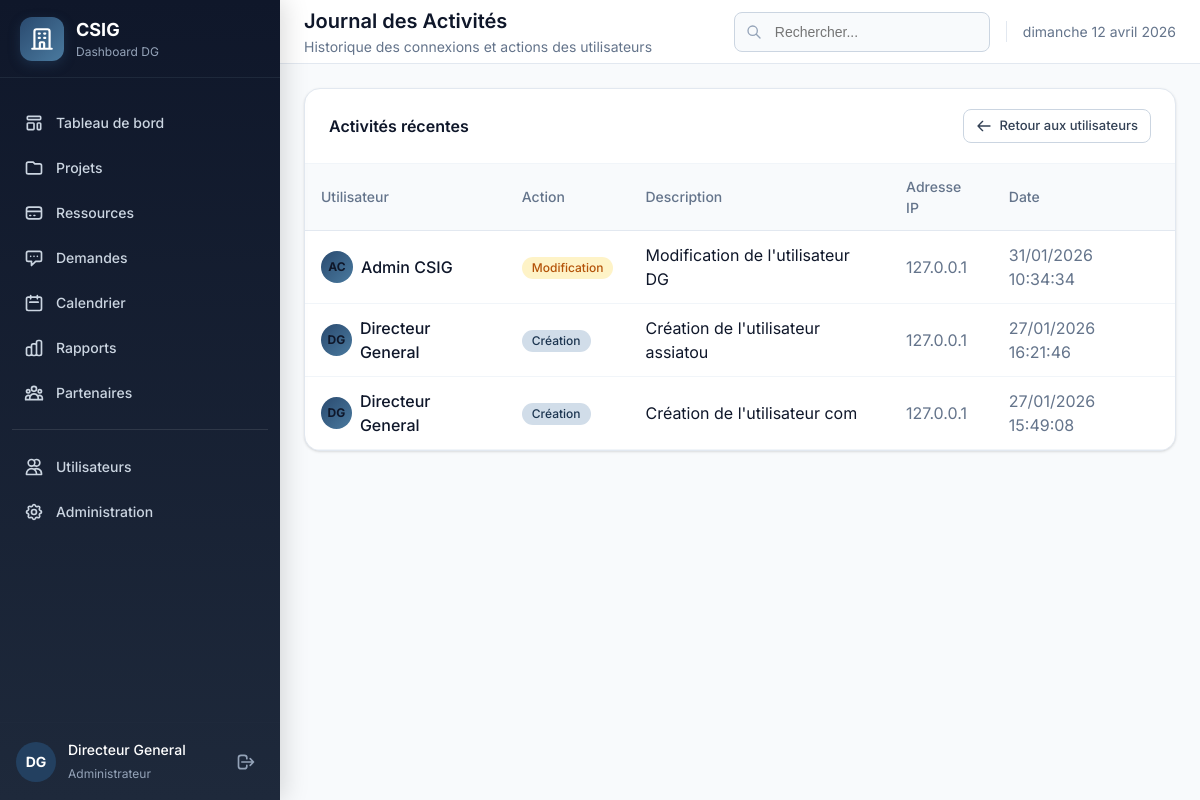
/utilisateurs/activites/ (signed in), run on the app's committed database.
### core/models.py (models this page shows, shortened)
class UserProfile(models.Model):
    ROLE_CHOICES = [
        ('admin', 'Administrateur'),
        ('directeur_general', 'Directeur Général'),
        ('directeur', 'Directeur'),
        ('chef_projet', 'Chef de Projet'),
        ('employe', 'Employé'),
        ('visiteur', 'Visiteur'),
    ]
    user = models.OneToOneField(User, on_delete=models.CASCADE, related_name='profile')
    role = models.CharField(max_length=20, choices=ROLE_CHOICES, default='visiteur', verbose_name="Rôle")
    direction = models.ForeignKey('Direction', on_delete=models.SET_NULL, null=True, blank=True,
                                   related_name='users', verbose_name="Direction")
    phone = models.CharField(max_length=20, blank=True, verbose_name="Téléphone")
    avatar = models.ImageField(upload_to='avatars/', null=True, blank=True, verbose_name="Photo")
    is_active_profile = models.BooleanField(default=True, verbose_name="Profil actif")
    created_at = models.DateTimeField(auto_now_add=True)
    updated_at = models.DateTimeField(auto_now=True)
    class Meta:
        verbose_name = "Profil utilisateur"
        verbose_name_plural = "Profils utilisateurs"
    def get_initials(self):
        if self.user.first_name and self.user.last_name:
            return f"{self.user.first_name[0]}{self.user.last_name[0]}".upper()
        return self.user.username[:2].upper()
    def is_admin(self):
        return self.role == 'admin'
    def can_manage_users(self):
        return self.role in ['admin', 'directeur_general']
    def can_manage_budgets(self):
        return self.role in ['admin', 'directeur_general', 'directeur']
    def can_approve_requests(self):
        return self.role in ['admin', 'directeur_general']
    def can_manage_projects(self):
        return self.role in ['admin', 'directeur_general', 'directeur', 'chef_projet']
    def can_view_reports(self):
        return self.role in ['admin', 'directeur_general', 'directeur', 'chef_projet']
    def can_manage_partners(self):
        return self.role in ['admin', 'directeur_general', 'directeur']

class UserActivity(models.Model):
    ACTION_CHOICES = [
        ('login', 'Connexion'),
        ('logout', 'Déconnexion'),
        ('create', 'Création'),
        ('update', 'Modification'),
        ('delete', 'Suppression'),
        ('view', 'Consultation'),
    ]
    user = models.ForeignKey(User, on_delete=models.CASCADE, related_name='activities', verbose_name="Utilisateur")
    action = models.CharField(max_length=20, choices=ACTION_CHOICES, verbose_name="Action")
    description = models.TextField(blank=True, verbose_name="Description")
    ip_address = models.GenericIPAddressField(null=True, blank=True, verbose_name="Adresse IP")
    user_agent = models.TextField(blank=True, verbose_name="Navigateur")
    created_at = models.DateTimeField(auto_now_add=True, verbose_name="Date")
    class Meta:
        verbose_name = "Activité utilisateur"
        verbose_name_plural = "Activités utilisateurs"
        ordering = ['-created_at']

### core/views.py (the view)
# urls.py: path('utilisateurs/activites/', views.user_activities, name='user_activities'),
@login_required
def user_activities(request):
    from .models import UserActivity
    if not request.user.profile.can_manage_users():
        messages.error(request, "Vous n'avez pas les permissions.")
        return redirect('core:dashboard')
    activities = UserActivity.objects.select_related('user').all()[:100]
    context = {
        'activities': activities,
    }
    return render(request, 'core/users/activities.html', context)

### templates/core/users/activities.html (shortened to what this page needs)
{% extends 'base.html' %}
{% block page_title %}Journal des Activités{% endblock %}
{% block page_subtitle %}Historique des connexions et actions des utilisateurs{% endblock %}
{% block content %}
<div class="card">
    <div class="card-header">
        <h3 class="card-title">Activités récentes</h3>
        <a href="{% url 'core:users_list' %}" class="btn btn-outline btn-sm">
            <svg xmlns="http://www.w3.org/2000/svg" fill="none" viewBox="0 0 24 24" stroke="currentColor" width="16" height="16">
                <path stroke-linecap="round" stroke-linejoin="round" stroke-width="2" d="M10 19l-7-7m0 0l7-7m-7 7h18" />
            </svg>
            Retour aux utilisateurs
        </a>
    </div>
    <div class="card-content" style="padding: 0;">
        <div class="table-container">
            <table>
                <thead>
                    <tr>
                        <th>Utilisateur</th>
                        <th>Action</th>
                        <th>Description</th>
                        <th>Adresse IP</th>
                        <th>Date</th>
                    </tr>
                </thead>
                <tbody>
                    {% for activity in activities %}
                    <tr>
                        <td>
                            <div class="flex items-center gap-2">
                                <div class="sidebar-avatar" style="width: 32px; height: 32px; font-size: 12px; background: linear-gradient(135deg, #2a4a6f, #4a7a9f);">
                                    {% if activity.user.profile %}{{ activity.user.profile.get_initials }}{% else %}{{ activity.user.username|slice:":2"|upper }}{% endif %}
                                </div>
                                <span class="font-medium">{{ activity.user.get_full_name|default:activity.user.username }}</span>
                            </div>
                        </td>
                        <td>
                            <span class="badge {% if activity.action == 'login' %}badge-success{% elif activity.action == 'logout' %}badge-secondary{% elif activity.action == 'create' %}badge-info{% elif activity.action == 'delete' %}badge-danger{% else %}badge-warning{% endif %}">
                                {{ activity.get_action_display }}
                            </span>
                        </td>
                        <td>{{ activity.description|default:"-" }}</td>
                        <td class="text-gray-500">{{ activity.ip_address|default:"-" }}</td>
                        <td class="text-gray-500">{{ activity.created_at|date:"d/m/Y H:i:s" }}</td>
                    </tr>
                    {% empty %}
                    <tr>
                        <td colspan="5" style="text-align: center; padding: 48px;">
                            <p class="text-gray-500">Aucune activité enregistrée</p>
                        </td>
                    </tr>
                    {% endfor %}
                </tbody>
            </table>
        </div>
    </div>
</div>
{% endblock %}

### templates/base.html (shortened to what this page needs)
{% load static %}
<!DOCTYPE html>
<html lang="fr">
<head>
    <link rel="stylesheet" href="{% static 'css/style.css' %}">
</head>
<body>
    <div class="layout">
        <aside class="sidebar">
            <div class="sidebar-header">
                <div class="sidebar-logo">
                    <svg xmlns="http://www.w3.org/2000/svg" fill="none" viewBox="0 0 24 24" stroke="currentColor">
                        <path stroke-linecap="round" stroke-linejoin="round" stroke-width="2" d="M19 21V5a2 2 0 00-2-2H7a2 2 0 00-2 2v16m14 0h2m-2 0h-5m-9 0H3m2 0h5M9 7h1m-1 4h1m4-4h1m-1 4h1m-5 10v-5a1 1 0 011-1h2a1 1 0 011 1v5m-4 0h4" />
                    </svg>
                </div>
                <div class="sidebar-title">
                    <h1>CSIG</h1>
                    <p>Dashboard DG</p>
                </div>
            </div>
            <nav class="sidebar-nav">
                <ul>
                    <li>
                        <a href="{% url 'core:dashboard' %}" {% if request.resolver_match.url_name == 'dashboard' %}class="active"{% endif %}>
                            Tableau de bord
                        </a>
                    </li>
                    {% if user.profile.can_manage_projects %}
                    <li>
                        <a href="{% url 'core:projects' %}" {% if request.resolver_match.url_name == 'projects' %}class="active"{% endif %}>
                            <svg xmlns="http://www.w3.org/2000/svg" fill="none" viewBox="0 0 24 24" stroke="currentColor">
                                <path stroke-linecap="round" stroke-linejoin="round" stroke-width="2" d="M3 7v10a2 2 0 002 2h14a2 2 0 002-2V9a2 2 0 00-2-2h-6l-2-2H5a2 2 0 00-2 2z" />
                            </svg>
                            Projets
                        </a>
                    </li>
                    {% endif %}
                    {% if user.profile.can_manage_budgets %}
                    <li>
                        <a href="{% url 'core:resources' %}" {% if request.resolver_match.url_name == 'resources' %}class="active"{% endif %}>
                            <svg xmlns="http://www.w3.org/2000/svg" fill="none" viewBox="0 0 24 24" stroke="currentColor">
                                <path stroke-linecap="round" stroke-linejoin="round" stroke-width="2" d="M3 10h18M7 15h1m4 0h1m-7 4h12a3 3 0 003-3V8a3 3 0 00-3-3H6a3 3 0 00-3 3v8a3 3 0 003 3z" />
                            </svg>
                            Ressources
                        </a>
                    </li>
                    {% endif %}
                    {% if user.profile.can_approve_requests %}
                    <li>
                        <a href="{% url 'core:requests' %}" {% if request.resolver_match.url_name == 'requests' %}class="active"{% endif %}>
                            <svg xmlns="http://www.w3.org/2000/svg" fill="none" viewBox="0 0 24 24" stroke="currentColor">
                                <path stroke-linecap="round" stroke-linejoin="round" stroke-width="2" d="M8 10h.01M12 10h.01M16 10h.01M9 16H5a2 2 0 01-2-2V6a2 2 0 012-2h14a2 2 0 012 2v8a2 2 0 01-2 2h-5l-5 5v-5z" />
                            </svg>
                            Demandes
                        </a>
                    </li>
                    {% endif %}
                    <li>
                        <a href="{% url 'core:calendar' %}" {% if request.resolver_match.url_name == 'calendar' %}class="active"{% endif %}>
                            <svg xmlns="http://www.w3.org/2000/svg" fill="none" viewBox="0 0 24 24" stroke="currentColor">
                                <path stroke-linecap="round" stroke-linejoin="round" stroke-width="2" d="M8 7V3m8 4V3m-9 8h10M5 21h14a2 2 0 002-2V7a2 2 0 00-2-2H5a2 2 0 00-2 2v12a2 2 0 002 2z" />
                            </svg>
                            Calendrier
                        </a>
                    </li>
                    {% if user.profile.can_view_reports %}
                    <li>
                        <a href="{% url 'core:reports' %}" {% if request.resolver_match.url_name == 'reports' %}class="active"{% endif %}>
                            Rapports
                        </a>
                    </li>
                    {% endif %}
                    {% if user.profile.can_manage_partners %}
                    <li>
                        <a href="{% url 'core:partners' %}" {% if request.resolver_match.url_name == 'partners' %}class="active"{% endif %}>
                            Partenaires
                        </a>
                    </li>
                    {% endif %}
                    {% if user.profile.can_manage_users %}
                    <li style="margin-top: 16px; padding-top: 16px; border-top: 1px solid rgba(255,255,255,0.1);">
                        <a href="{% url 'core:users_list' %}" {% if 'users' in request.path %}class="active"{% endif %}>
                            <svg xmlns="http://www.w3.org/2000/svg" fill="none" viewBox="0 0 24 24" stroke="currentColor">
                                <path stroke-linecap="round" stroke-linejoin="round" stroke-width="2" d="M12 4.354a4 4 0 110 5.292M15 21H3v-1a6 6 0 0112 0v1zm0 0h6v-1a6 6 0 00-9-5.197M13 7a4 4 0 11-8 0 4 4 0 018 0z" />
                            </svg>
                            Utilisateurs
                        </a>
                    </li>
                    {% endif %}
                    {% if user.profile.is_admin or user.is_superuser %}
                    <li>
                        <a href="/admin/" target="_blank">
                            Administration
                        </a>
                    </li>
                    {% endif %}
                </ul>
            </nav>
            <div class="sidebar-footer">
                <div class="sidebar-user">
                    <div class="sidebar-avatar">
                        {% if user.is_authenticated and user.profile %}
                            {{ user.profile.get_initials }}
                        {% else %}
                            DG
                        {% endif %}
                    </div>
                    <div class="sidebar-user-info">
                        {% if user.is_authenticated %}
                            <p>{{ user.get_full_name|default:user.username }}</p>
                            <span>{{ user.profile.get_role_display|default:"Utilisateur" }}</span>
                        {% else %}
                            <p>Non connecté</p>
                            <span>-</span>
                        {% endif %}
                    </div>
                    {% if user.is_authenticated %}
                    <a href="{% url 'core:logout' %}" class="sidebar-logout" title="Déconnexion">
                        <svg xmlns="http://www.w3.org/2000/svg" fill="none" viewBox="0 0 24 24" stroke="currentColor" width="20" height="20">
                            <path stroke-linecap="round" stroke-linejoin="round" stroke-width="2" d="M17 16l4-4m0 0l-4-4m4 4H7m6 4v1a3 3 0 01-3 3H6a3 3 0 01-3-3V7a3 3 0 013-3h4a3 3 0 013 3v1" />
                        </svg>
                    </a>
                    {% endif %}
                </div>
            </div>
        </aside>
        <main class="main-content">
            <header class="header">
                <div class="header-title">
                    <h1>{% block page_title %}Tableau de bord{% endblock %}</h1>
                    <p>{% block page_subtitle %}{% endblock %}</p>
                </div>
                <div class="header-actions">
                    <div class="search-box">
                        <svg xmlns="http://www.w3.org/2000/svg" fill="none" viewBox="0 0 24 24" stroke="currentColor">
                            <path stroke-linecap="round" stroke-linejoin="round" stroke-width="2" d="M21 21l-6-6m2-5a7 7 0 11-14 0 7 7 0 0114 0z" />
                        </svg>
                        <input type="text" placeholder="Rechercher...">
                    </div>
                    <div class="header-date">
                        {% now "l d F Y" %}
                    </div>
                </div>
            </header>
            <div class="page-content">
                {% block content %}{% endblock %}
            </div>
        </main>
    </div>
</body>
</html>

### data on the page
UserActivity: user.profile.get_initials "AC", user.get_full_name "Admin CSIG", action "Modification", description "Modification de l'utilisateur DG", ip_address "127.0.0.1", created_at "31/01/2026 10:34:34"
UserActivity: user.profile.get_initials "DG", user.get_full_name "Directeur General", action "Création", description "Création de l'utilisateur assiatou", ip_address "127.0.0.1", created_at "27/01/2026 16:21:46"
UserActivity: user.profile.get_initials "DG", user.get_full_name "Directeur General", action "Création", description "Création de l'utilisateur com", ip_address "127.0.0.1", created_at "27/01/2026 15:49:08"

### other printed values
{{ user.profile.get_initials }} "DG"
{{ user.get_full_name|default:user.username }} "Directeur General"
{{ user.profile.get_role_display|default:"Utilisateur" }} "Administrateur"
